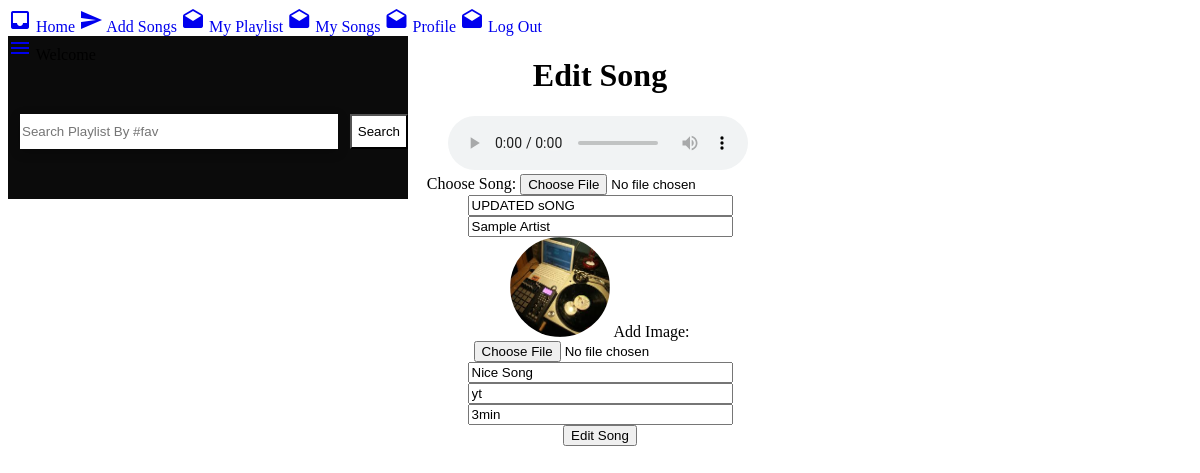
The page /user/editSong.php?editSong=3 on the database as committed earlier.
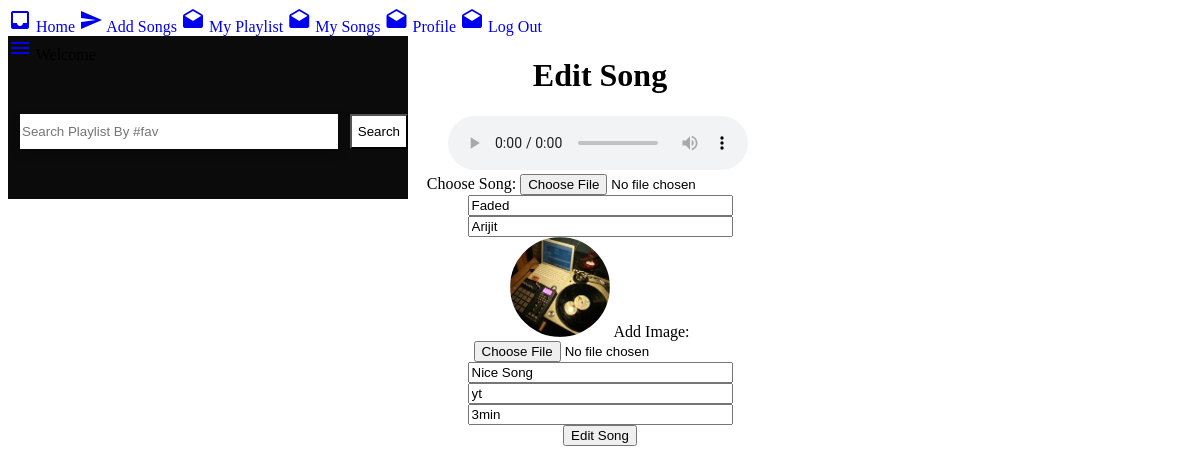
The same page on the database as committed later.
### tables this page shows
CREATE TABLE `songs` (
  `sId` int(3) NOT NULL,
  `uId` int(3) NOT NULL,
  `sSong` text NOT NULL,
  `sTitle` varchar(256) NOT NULL,
  `sArtist` varchar(256) NOT NULL,
  `sImage` text NOT NULL,
  `sSource` text NOT NULL,
  `sDescription` varchar(256) NOT NULL,
  `sDuration` varchar(256) NOT NULL
);

### user/editSong.php (the view, shortened to what the changed rows need)
<?php
if(isset($_GET['editSong'])){
	$the_song_id = $_GET['editSong'];
}
include "db.php";
$query = "SELECT * FROM songs WHERE sId=$the_song_id";
$select_songs= mysqli_query($con,$query);
while($row = mysqli_fetch_assoc($select_songs)){
	$sSong = $row['sSong'];
	$sTitle = $row['sTitle'];
	$sArtist = $row['sArtist'];
	$sImage = $row['sImage'];
	$sSource = $row['sSource'];
	$sDescription = $row['sDescription'];
	$sDuration = $row['sDuration'];
}
?>
<!DOCTYPE html>
<html>
<head>
	<link rel="stylesheet" type="text/css" href="https://unpkg.com/material-components-web@latest/dist/material-components-web.min.css">
	<link rel="stylesheet" href="../admin/css/style.css">
	<link rel="stylesheet" type="text/css" href="css/searchBox.css">
</head>
<body>
	<div class="mdc-drawer-app-content">
		<main class="main-content" id="main-content">
			<div class="mdc-top-app-bar--fixed-adjust">
				<div class="mdc-layout-grid">
					<div class="mdc-layout-grid__inner">
						<div class="mdc-layout-grid__cell--span-12" align="center">
							<h1>Edit Song</h1>
						</div>
					</div>
				</div>
				<form method="POST" enctype="multipart/form-data">
						<div class="mdc-layout-grid">
							<div class="mdc-layout-grid__inner">
								<div class="mdc-layout-grid__cell--span-12" align="center">
									<div class="mdc-text-field mdc-text-field--outlined mdc-text-field--no-label email">
										<label>Choose Song:</label>
										<input type="file" value="<?php echo $sSong; ?>" name="addSong" size="40" class="mdc-text-field__input" aria-label="Label" placeholder="Song Image" accept="audio/*;capture=microphone">
									</div>
								</div>
							</div>
						</div>
						<div class="mdc-layout-grid">
							<div class="mdc-layout-grid__inner">
								<div class="mdc-layout-grid__cell--span-12" align="center">
									<div class="mdc-text-field mdc-text-field--outlined mdc-text-field--no-label email">
										<input type="text" value="<?php echo $sTitle; ?>" name="sTitle" size="30" class="mdc-text-field__input" aria-label="Label" placeholder="Song Title">
									</div>
								</div>
							</div>
						</div>
						<div class="mdc-layout-grid">
							<div class="mdc-layout-grid__inner">
								<div class="mdc-layout-grid__cell--span-12" align="center">
									<div class="mdc-text-field mdc-text-field--outlined mdc-text-field--no-label email">
										<input type="text" value="<?php echo $sArtist; ?>" name="sArtist" size="30" class="mdc-text-field__input" aria-label="Label" placeholder="Song Artist">
									</div>
								</div>
							</div>
						</div>
						<div class="mdc-layout-grid">
							<div class="mdc-layout-grid__inner">
								<div class="mdc-layout-grid__cell--span-12" align="center">
									<img src="../admin/<?php echo $sImage; ?>" height="100px" width="100px" style="border-radius: 50%">
									Add Image:
									<div class="mdc-text-field mdc-text-field--outlined mdc-text-field--no-label email">
										<input type="file" name="sImage" size="30" class="mdc-text-field__input" aria-label="Label" placeholder="Song Image" accept="image/*;capture=camera">
									</div>
								</div>
							</div>
						</div>
						<div class="mdc-layout-grid">
							<div class="mdc-layout-grid__inner">
								<div class="mdc-layout-grid__cell--span-12" align="center">
									<div class="mdc-text-field mdc-text-field--outlined mdc-text-field--no-label email">
										<input type="text" value="<?php echo $sDescription; ?>" name="sDescription" size="30" class="mdc-text-field__input" aria-label="Label" placeholder="Song Description">
									</div>
								</div>
								<div class="mdc-layout-grid__cell--span-12" align="center">
									<div class="mdc-text-field mdc-text-field--outlined mdc-text-field--no-label email">
										<input type="text" value="<?php echo $sSource; ?>" name="sSource" size="30" class="mdc-text-field__input" aria-label="Label" placeholder="Song Source">
									</div>
								</div>
								<div class="mdc-layout-grid__cell--span-12" align="center">
									<div class="mdc-text-field mdc-text-field--outlined mdc-text-field--no-label email">
										<input type="text" name="sDuration" value="<?php echo $sDuration; ?>" size="30" class="mdc-text-field__input" aria-label="Label" placeholder="Song Duration">
									</div>
								</div>
							</div>
						</div>
					</form>
				</div>
			</main>
		</div>
	</body>
	</html>

Rows that differ between the two databases and show on the page:
changed songs "Nice Song": sTitle "UPDATED sONG" → "Faded"; sArtist "Sample Artist" → "Arijit"
